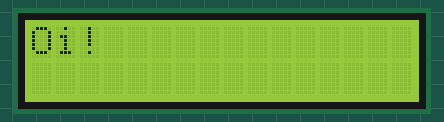
A sketch run on a simulated Arduino Uno, built with avr-gcc and run on an emulated ATmega328P. On the bench: 16×2 character LCD.

Above: at 0.1 s.
At 2.1 s:
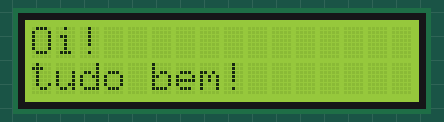
At 4.1 s:
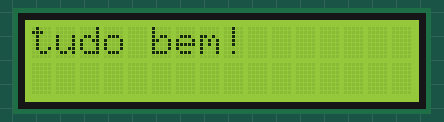
At 10.1 s:
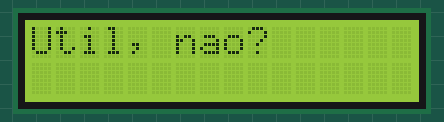
At 25.3 s:
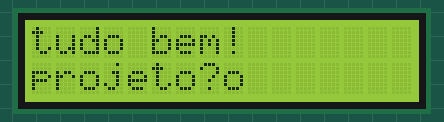
At 35.1 s:
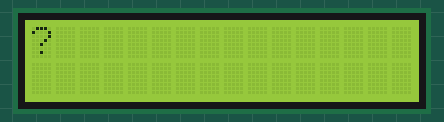

The sketch:

display_lcd2.ino
```cpp
#include <LiquidCrystal.h>
                //RS,E,D4,D5,D6,D7
LiquidCrystal lcd(12,11,5,4,3,2);

void setup() {
  // put your setup code here, to run once:
lcd.begin(16,2);
//lcd.print("Selva, Brasil!!");
}

void loop() {
  // put your main code here, to run repeatedly:
  lcd.clear();
  lcd.print("Oi! ");
  delay(2000);

  lcd.setCursor(0,1);
  lcd.print("tudo bem!");
  delay(2000);

  lcd.clear();
  lcd.print("tudo bem!");
  delay(2000);
  lcd.setCursor(0,1);
  lcd.print("gostou do");
  lcd.setCursor(0,1);
  lcd.print("projeto?");

  delay(4000);

   lcd.clear();
  lcd.print("Util, nao?");
  delay(1000);

  for(int i = 0; i < 12 ; i++){
    lcd.scrollDisplayLeft();
    delay(600);
    }
    delay(1000);

}
```

Measured:
- what the display in image 1 shows lasts 2.0 s, from 2.1 s to 4.1 s
- what the display in image 3 shows lasts 1.0 s, from 10.1 s to 11.1 s
- what the display in image 4 shows lasts 4.0 s, from 25.3 s to 29.3 s
- what the display in image 5 shows lasts 0.6 s, from 35.1 s to 35.7 s
